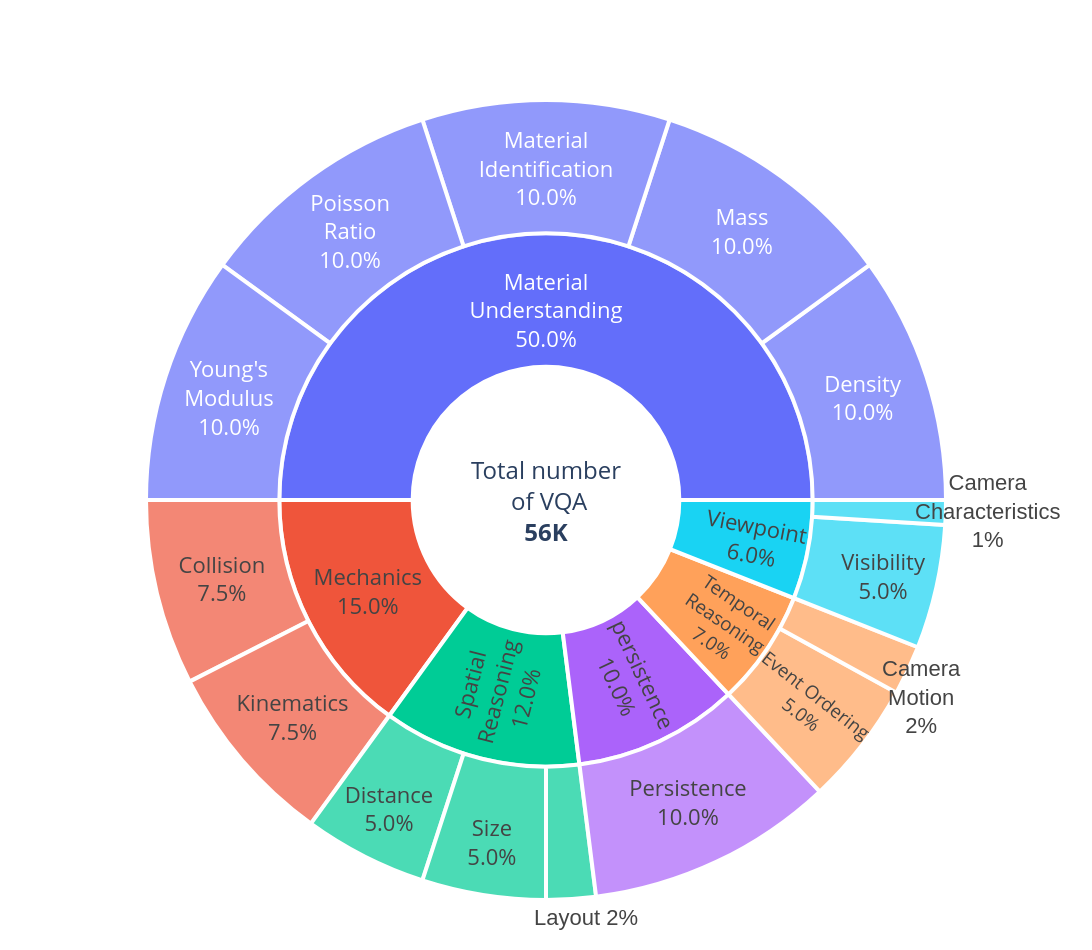

Here is the notebook cell this chart was saved with:
### Code cell
import json
import plotly.graph_objects as go

# Paths
PATH_BAL_SUB = "/data0/sebastian.cavada/compositional-physics/tiny_vqa_deterministic/answering_questions/balancing_sub_categories.json"
PATH_DATA = "/data0/sebastian.cavada/compositional-physics/tiny_vqa_deterministic/simple_vqa.json"
PERCENT_MODE = "entry"  # change to "parent" if you prefer

CENTER_TEXT = "Total number<br> of VQA<br><b>61196</b>"
PERCENT_MODE = "entry"  # or "parent"

# Label mappings
mapping_sub = {
    "visibility": "Visibility",
    "material_identification": "Material<br>Identification",
    "size": "Size",
    "camera_characteristics": "Camera<br>Characteristics",
    "physics_property": "Physics<br>Property",
    "kinematics": "Kinematics",
    "collision": "Collision",
    "mass": "Mass",
    "density": "Density",
    "young_modulus": "Young's<br>Modulus",
    "poisson_ratio": "Poisson<br>Ratio",
    "camera_motion": "Camera Motion",
    "layout": "Layout",
    "distance": "Distance",
    "event_ordering": "Event Ordering",
    "object_persistence": "Persistence",
}

mapping_cat = {
    "mechanics": "Mechanics",
    "spatial_reasoning": "Spatial<br>Reasoning",
    "visual_percetion": "Visual<br>Perception",
    "temporal": "Temporal<br>Reasoning",
    "view_point": "Viewpoint",
    "material_understanding": "Material<br>Understanding",
}

with open(PATH_BAL_SUB) as f:
    balancing = json.load(f)
with open(PATH_DATA) as f:
    data = json.load(f)


labels, parents, values = ["Total number<br> of VQA<br><b>61196</b>"], [""], [0.0]
main_totals, subs_for_main = {}, {}

for main_cat, items in data.items():
    seen = set()
    for _, props in items.items():
        if isinstance(props, dict):
            sc = props.get("sub_category")
            if sc and sc in balancing:
                seen.add(sc)
    if not seen:
        continue
    total = sum(balancing[sc] for sc in seen)
    if total <= 0:
        continue
    main_totals[main_cat] = total
    subs_for_main[main_cat] = sorted(seen)

# main categories
for main_cat, total in main_totals.items():
    labels.append(mapping_cat.get(main_cat, main_cat))
    parents.append(CENTER_TEXT)
    values.append(total)

# subcategories
for main_cat, sc_list in subs_for_main.items():
    parent_label = mapping_cat.get(main_cat, main_cat)
    for sc in sc_list:
        labels.append(mapping_sub[sc])
        parents.append(parent_label)
        values.append(balancing[sc])

values[0] = sum(main_totals.values())

# Choose tokens for text and hover based on percent mode
if PERCENT_MODE == "parent":
    percent_token = "%{percentParent:.1%}"
    textinfo_mode = "label+percent parent"
    hover_pct_lbl = "of parent"
else:
    percent_token = "%{percentEntry:.1%}"
    textinfo_mode = "label+percent entry"
    hover_pct_lbl = "of total"

# if the labels font is too small, just show percentages
if min(values[1:]) / values[0] < 0.03:
    textinfo_mode = "percent entry"

total_sum = values[0]
threshold = 0.03  # 3%

# build figure
fig = go.Figure(
    go.Sunburst(
        labels=labels,
        parents=parents,
        values=values,
        branchvalues="total",
        textinfo=textinfo_mode,  # show labels and percentages inside
        # Modified list comprehension
        texttemplate=[
            ""
            if (i == 0 or (values[i] / total_sum < threshold))
            else "%{label}<br>" + percent_token
            for i in range(len(labels))
        ],
        # insidetextorientation="radial",
        textfont=dict(size=22),  # big readable font
        marker=dict(line=dict(color="white", width=4)),
    )
)

# center text (annotation)
fig.add_annotation(
    text="Total number<br> of VQA<br><b>56K</b>",
    showarrow=False,
    font=dict(size=24),
    x=0.5,
    y=0.5,
)

# layout
fig.update_layout(
    # title=dict(
    #     text="Distribution of Question Categories<br>and Subcategories",
    #     font=dict(size=26),
    # ),
    width=1200,
    height=950,
    margin=dict(t=100, l=50, r=50, b=50),
)

fig.add_annotation(
    text="Layout 2%",  # your custom label
    x=0.54,
    y=-0.04,  # position (normalized 0–1)
    showarrow=False,
    font=dict(size=22, color="#444444", family="Arial"),
    textangle=0,  # rotation in degrees
)

fig.add_annotation(
    text="Camera<br>Motion<br>2%",  # your custom label
    x=0.92,
    y=0.2,  # position (normalized 0–1)
    showarrow=False,
    font=dict(size=22, color="#444444", family="Arial"),
    textangle=0,  # rotation in degrees
)

fig.add_annotation(
    text="Camera<br>Characteristics<br>1%",  # your custom label
    x=1.02,
    y=0.486,  # position (normalized 0–1)
    showarrow=False,
    font=dict(size=22, color="#444444", family="Arial"),
    textangle=0,  # rotation in degrees
)

fig.show()

### Figure 1 — Plotly figure (JSON) as saved in the notebook; plotly's stock layout.template omitted (floating-point values rounded to 4 significant figures)
{"data": [{"branchvalues": "total", "labels": ["Total number<br> of VQA<br><b>61196</b>", "Spatial<br>Reasoning", "Mechanics", "Material<br>Understanding", "Viewpoint", "Temporal<br>Reasoning", "persistence", "Distance", "Layout", "Size", "Collision", "Kinematics", "Density", "Mass", "Material<br>Identification", "Poisson<br>Ratio", "Young's<br>Modulus", "Camera<br>Characteristics", "Visibility", "Camera Motion", "Event Ordering", "Persistence"], "marker": {"line": {"color": "white", "width": 4}}, "parents": ["", "Total number<br> of VQA<br><b>61196</b>", "Total number<br> of VQA<br><b>61196</b>", "Total number<br> of VQA<br><b>61196</b>", "Total number<br> of VQA<br><b>61196</b>", "Total number<br> of VQA<br><b>61196</b>", "Total number<br> of VQA<br><b>61196</b>", "Spatial<br>Reasoning", "Spatial<br>Reasoning", "Spatial<br>Reasoning", "Mechanics", "Mechanics", "Material<br>Understanding", "Material<br>Understanding", "Material<br>Understanding", "Material<br>Understanding", "Material<br>Understanding", "Viewpoint", "Viewpoint", "Temporal<br>Reasoning", "Temporal<br>Reasoning", "persistence"], "textfont": {"size": 22}, "textinfo": "percent entry", "texttemplate": ["", "%{label}<br>%{percentEntry:.1%}", "%{label}<br>%{percentEntry:.1%}", "%{label}<br>%{percentEntry:.1%}", "%{label}<br>%{percentEntry:.1%}", "%{label}<br>%{percentEntry:.1%}", "%{label}<br>%{percentEntry:.1%}", "%{label}<br>%{percentEntry:.1%}", "", "%{label}<br>%{percentEntry:.1%}", "%{label}<br>%{percentEntry:.1%}", "%{label}<br>%{percentEntry:.1%}", "%{label}<br>%{percentEntry:.1%}", "%{label}<br>%{percentEntry:.1%}", "%{label}<br>%{percentEntry:.1%}", "%{label}<br>%{percentEntry:.1%}", "%{label}<br>%{percentEntry:.1%}", "", "%{label}<br>%{percentEntry:.1%}", "", "%{label}<br>%{percentEntry:.1%}", "%{label}<br>%{percentEntry:.1%}"], "type": "sunburst", "values": [1, 0.12, 0.15, 0.5, 0.06, 0.07, 0.1, 0.05, 0.02, 0.05, 0.075, 0.075, 0.1, 0.1, 0.1, 0.1, 0.1, 0.01, 0.05, 0.02, 0.05, 0.1]}], "layout": {"annotations": [{"font": {"size": 24}, "showarrow": false, "text": "Total number<br> of VQA<br><b>56K</b>", "x": 0.5, "y": 0.5}, {"font": {"color": "#444444", "family": "Arial", "size": 22}, "showarrow": false, "text": "Layout 2%", "textangle": 0, "x": 0.54, "y": -0.04}, {"font": {"color": "#444444", "family": "Arial", "size": 22}, "showarrow": false, "text": "Camera<br>Motion<br>2%", "textangle": 0, "x": 0.92, "y": 0.2}, {"font": {"color": "#444444", "family": "Arial", "size": 22}, "showarrow": false, "text": "Camera<br>Characteristics<br>1%", "textangle": 0, "x": 1.02, "y": 0.486}], "height": 950, "margin": {"b": 50, "l": 50, "r": 50, "t": 100}, "width": 1200}}
